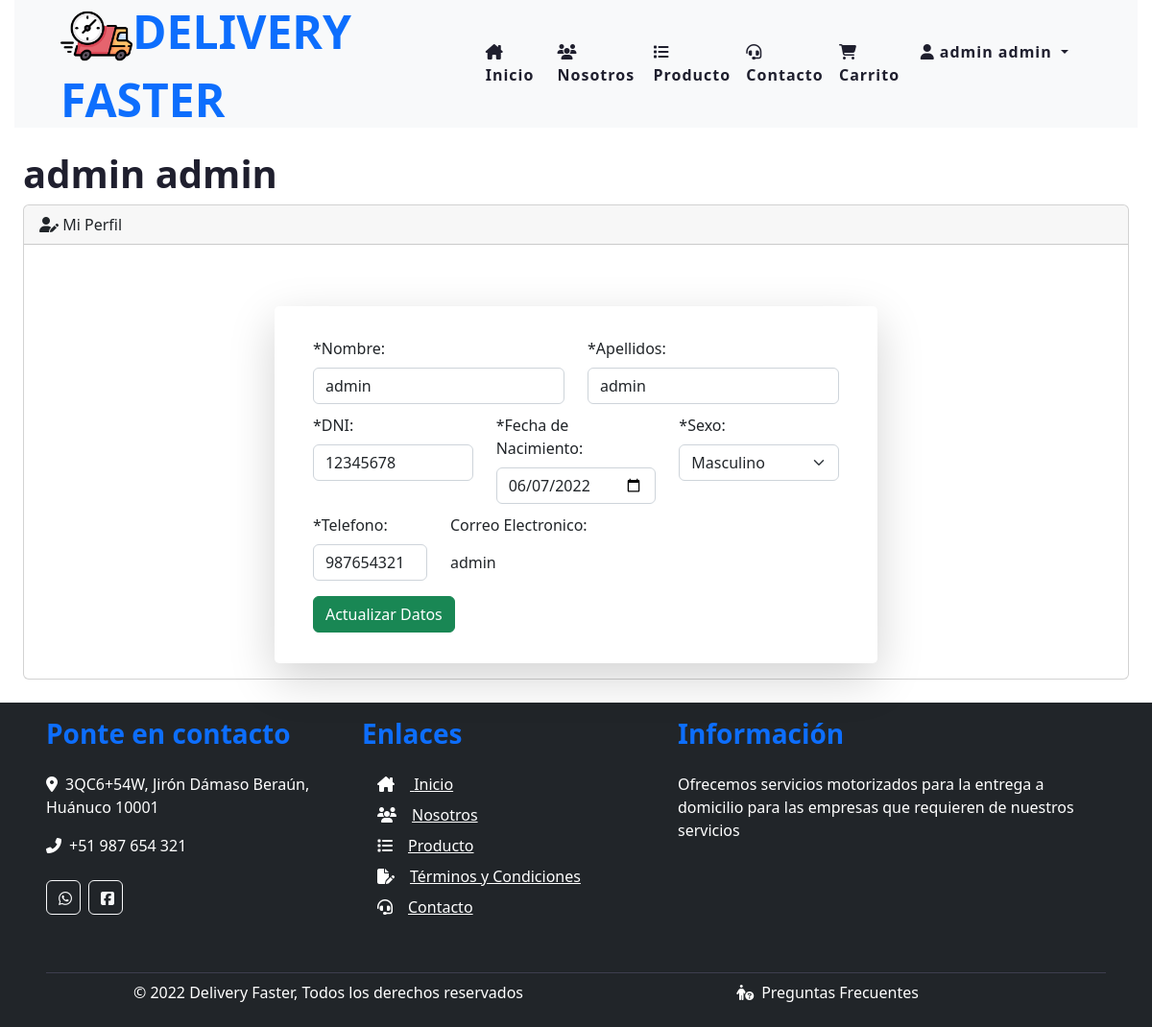
Screenshot of /iniciadoSesion/perfil_iniciado.php (signed in) with the database file from the repository.
### tables this page shows
CREATE TABLE `usuarios` (
  `id_usua` int(11) NOT NULL,
  `nombre_usua` varchar(100) NOT NULL,
  `apellidos_usua` varchar(100) NOT NULL,
  `dni_usua` int(8) DEFAULT NULL,
  `fechaNacimiento_usua` date NOT NULL,
  `sexo_usua` char(1) DEFAULT NULL,
  `telefono_usua` int(9) DEFAULT NULL,
  `nick_usua` varchar(30) DEFAULT 'unique',
  `password_usua` varchar(50) DEFAULT NULL,
  `fechaRegistro_usua` datetime DEFAULT NULL,
  `perfil_usua` int(11) DEFAULT NULL,
  `codigo_usua` int(10) DEFAULT NULL,
  `estado_usua` int(1) DEFAULT NULL
);

### iniciadoSesion/perfil_iniciado.php (the view, shortened to what this page needs)
<?php include("header_iniciado.php") ?>
<div id="layoutSidenav_content">
                    <div class="container-fluid px-4">
                        <h1 class="mt-4"><?php foreach($datos_cliente as $cliente)
                                        {
                                            if($cliente['nick_usua']==$_SESSION['nick_usua'])
                                            {
                                                echo $cliente['nombre_usua']." ".$cliente['apellidos_usua'] ;
                                            }
                                        } ?></h1>
                        <div class="card mb-4">
                            <div class="card-header">
                            <i class="fa-solid fa-user-pen"></i>
                                Mi Perfil
                            </div>
                            <div class="card-body">
                                <div class="container">
                                    <div class="row justify-content-center">
                                        <div class="col-lg-7">
                                            <div class="card shadow-lg border-0 rounded-lg mt-5">
                                                <div class="card-body">
                                                    <form action="actualizar_iniciado.php" id="actualizarperfil" method="post" class="mw-100 my-3 mx-4">
                                                        <div class="row" style="margin-top: 10px;">
                                                            <div class="col-md-6 position-relative">
                                                                <label for="Nombre" class="form-label">*Nombre: </label>
                                                                <input type="text" name="nombre_usua" class="form-control" id="Nombre" value="<?php
                                                                foreach($datos_cliente as $cliente)
                                                                {
                                                                    if($cliente['nick_usua']==$_SESSION['nick_usua'])
                                                                    {
                                                                        echo $cliente['nombre_usua'];
                                                                    }
                                                                }
                                                                ?>" required>
                                                            </div>
                                                            <div class="col-md-6 position-relative">
                                                                <label for="Apellidos" class="form-label">*Apellidos: </label>
                                                                <input type="text" name="apellidos_usua" class="form-control " id="Apellidos" value="<?php
                                                                foreach($datos_cliente as $cliente)
                                                                {
                                                                    if($cliente['nick_usua']==$_SESSION['nick_usua'])
                                                                    {
                                                                        echo $cliente['apellidos_usua'];
                                                                    }
                                                                }
                                                                ?>"  required>
                                                            </div>
                                                        </div>
                                                        <div class="row" style="margin-top: 10px;">
                                                            <div class="col-md-4 position-relative">
                                                                <label for="dni" class="form-label">*DNI: </label>
                                                                <input type="text" maxlength="8" name="dni_usua" id="dni" value="<?php
                                                                foreach($datos_cliente as $cliente)
                                                                {
                                                                    if($cliente['nick_usua']==$_SESSION['nick_usua'])
                                                                    {
                                                                        echo $cliente['dni_usua'];
                                                                    }
                                                                }
                                                                ?>"  class="form-control" required>
                                                            </div>
                                                            <div class="col-md-4 position relative">
                                                                <label for="Fechadenacimiento" class="form-label">*Fecha de Nacimiento: </label>
                                                                <input type="date" name="fechaNacimiento_usua" id="Fechadenacimiento" class="form-control " value="<?php
                                                                foreach($datos_cliente as $cliente)
                                                                {
                                                                    if($cliente['nick_usua']==$_SESSION['nick_usua'])
                                                                    {
                                                                        echo $cliente['fechaNacimiento_usua'];
                                                                    }
                                                                }
                                                                ?>"  required>
                                                            </div>
                                                            <div class="col-md-4 position-relaive">
                                                                <label for="Sexo" class="form-label">*Sexo: </label>
                                                                <select name="sexo_usua" id="Sexo" class="form-select" required>
                                                                <?php
                                                                foreach($datos_cliente as $cliente)
                                                                {
                                                                    if($cliente['nick_usua']==$_SESSION['nick_usua'])
                                                                    {
                                                                        if($cliente['sexo_usua']==''){
                                                                            echo "<option value='' selected disabled>Eliga su sexo</option>
                                                                            <option value='M'>Masculino</option>
                                                                            <option value='F'>Femenino</option>";
                                                                        }else{
                                                                            if($cliente['sexo_usua']=='M'){
                                                                                echo "<option value='".$cliente['sexo_usua']."'  selected>Masculino</option>
                                                                                <option value='F'>Femenino</option>";
                                                                            }else{
                                                                                echo "<option value='".$cliente['sexo_usua']."'  selected>Femenino</option>
                                                                                <option value='M'>Masculino</option>";
                                                                            }
                                                                        }
                                                                    }
                                                                }
                                                                ?>
                                                                </select>
                                                            </div>
                                                        </div>
                                                        <div class="row" style="margin-top: 10px;">
                                                            <div class="col-md-3 position-relative">
                                                                <label for="telefono" class="form-label">*Telefono: </label>
                                                                <input type="text" maxlength="9" name="telefono_usua" id="telefono" value="<?php
                                                                foreach($datos_cliente as $cliente)
                                                                {
                                                                    if($cliente['nick_usua']==$_SESSION['nick_usua'])
                                                                    {
                                                                        echo $cliente['telefono_usua'];
                                                                    }
                                                                }
                                                                ?>" class="form-control " required>
                                                            </div>
                                                            <div class="col-md-6 ">
                                                                <label for="email" class="form-label">Correo Electronico: </label>
                                                                <input type="email" readonly class="form-control-plaintext" id="correo" value="<?php echo $_SESSION['nick_usua']?>">
                                                            </div>
                                                        </div>
                                                        <a data-bs-toggle='modal' data-bs-target="#botonactualizarperfil" class='btn btn-success mt-3' role="button">Actualizar Datos</a>
                                                    </form>
                                                </div>
                                            </div>
                                        </div>
                                    </div>
                                </div>
                            </div>
                        </div>
                    </div>
<?php include("footer_iniciado.php"); ?>

### iniciadoSesion/header_iniciado.php (shortened to what this page needs)
<!DOCTYPE html>
<html lang="es">
<head>
    <link rel="stylesheet" href="style.css">
    <link href="../css/style.css" rel="stylesheet" >
    <link href="https://cdn.jsdelivr.net/npm/bootstrap@5.2.0-beta1/dist/css/bootstrap.min.css" rel="stylesheet">
</head>
<body>
    <header class="container mw-100">
        <div class="row">
            <div class="container-fluid p-0">
                <div class="col-12 col-md-12 mw-100">
                    <nav class="navbar navbar-expand-md bg-light navbar-light py-3 py-lg-0 px-lg-5">
                        <h1 class="m-0 display-5 text-uppercase text-primary"><img src="../img/fast.png" width="75px">DELIVERY FASTER</h1>
                        <div class="collapse navbar-collapse justify-content-between px-lg-3" id="navbarCollapse">
                            <div class="navbar-nav m-auto py-0">
                                <a href="index_iniciado.php" class="nav-item nav-link <?php if($active_navbar==1){echo "active";} ?>"><i class="fa-solid fa-house-chimney"></i> Inicio</a>
                                <a href="nosotros_iniciado.php" class="nav-item nav-link <?php if($active_navbar==2){echo "active";} ?>"><i class="fa-solid fa-users"></i> Nosotros</a>
                                <a href="producto_iniciado.php" class="nav-item nav-link <?php if($active_navbar==3){echo "active";} ?>"><i class="fa-solid fa-list"></i> Producto</a>
                                <a href="contacto_iniciado.php" class="nav-item nav-link <?php if($active_navbar==4){echo "active";} ?>"><i class="fa-solid fa-headset"></i> Contacto</a>
                                <a href="carrito_iniciado.php" class="nav-item nav-link <?php if($active_navbar==5){echo "active";} ?>"><i class="fa-solid fa-cart-shopping"></i> Carrito</a>
                                <div class="dropdown">
                                    <a class="nav-item nav-link dropdown-toggle" id="navbarDropdown" role="button" data-bs-toggle="dropdown" aria-expanded="false" >
                                    <i class="fa-solid fa-user"></i>
                                    <?php
                                        include("../conexiondb.php");
                                        $select_cliente="SELECT * from usuarios";
                                        $datos_cliente=mysqli_query($db,$select_cliente);
                                        foreach($datos_cliente as $cliente)
                                        {
                                            if($cliente['nick_usua']==$_SESSION['nick_usua'])
                                            {
                                                echo $cliente['nombre_usua']." ".$cliente['apellidos_usua'] ;
                                            }
                                        }
                                    ?>
                                    </a>
                                </div>
                            </div>
                        </div>
                    </nav>
                </div>
            </div>
        </div>
    </header>

### rows the page displays
usuarios: nombre_usua "admin", apellidos_usua "admin", dni_usua "12345678", fechaNacimiento_usua "06/07/2022", telefono_usua "987654321"
